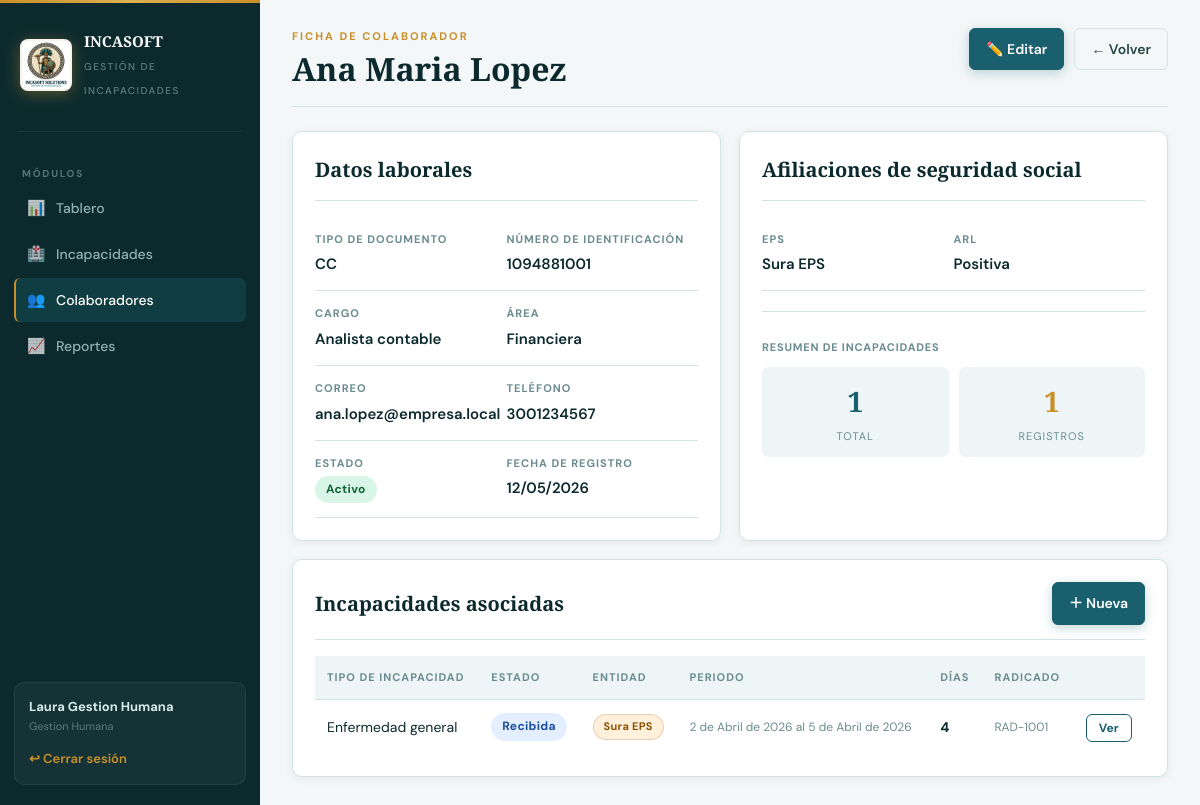
Page /colaboradores/1/ (signed in) on the committed database.
### gestion/models.py (models this page shows, shortened)
class Colaborador(models.Model):
    DOCUMENTO_CHOICES = [
        ("CC", "Cedula de ciudadania"),
        ("CE", "Cedula de extranjeria"),
        ("TI", "Tarjeta de identidad"),
        ("PA", "Pasaporte"),
    ]
    tipo_documento = models.CharField(max_length=3, choices=DOCUMENTO_CHOICES, default="CC")
    numero_identificacion = models.CharField(max_length=30, unique=True)
    nombres = models.CharField(max_length=90)
    apellidos = models.CharField(max_length=90)
    correo = models.EmailField(blank=True)
    telefono = models.CharField(max_length=25, blank=True)
    cargo = models.CharField(max_length=90)
    area = models.CharField(max_length=90)
    eps = models.CharField("EPS", max_length=120)
    arl = models.CharField("ARL", max_length=120, blank=True)
    activo = models.BooleanField(default=True)
    fecha_creacion = models.DateTimeField(auto_now_add=True)
    fecha_actualizacion = models.DateTimeField(auto_now=True)
    class Meta:
        ordering = ["apellidos", "nombres"]
    @property
    def nombre_completo(self):
        return f"{self.nombres} {self.apellidos}".strip()

class Incapacidad(models.Model):
    ESTADO_RECIBIDA = "RECIBIDA"
    ESTADO_TRANSCRITA = "TRANSCRITA"
    ESTADO_COBRADA = "COBRADA"
    ESTADO_PAGADA = "PAGADA"
    ESTADO_RECHAZADA = "RECHAZADA"
    ESTADO_CHOICES = [
        (ESTADO_RECIBIDA, "Recibida"),
        (ESTADO_TRANSCRITA, "Transcrita"),
        (ESTADO_COBRADA, "Cobrada"),
        (ESTADO_PAGADA, "Pagada"),
        (ESTADO_RECHAZADA, "Rechazada"),
    ]
    TRANSICIONES_VALIDAS = {
        ESTADO_RECIBIDA: [ESTADO_TRANSCRITA, ESTADO_RECHAZADA],
        ESTADO_TRANSCRITA: [ESTADO_COBRADA, ESTADO_RECHAZADA],
        ESTADO_COBRADA: [ESTADO_PAGADA, ESTADO_RECHAZADA],
        ESTADO_PAGADA: [],
        ESTADO_RECHAZADA: [],
    }
    colaborador = models.ForeignKey(Colaborador, on_delete=models.PROTECT, related_name="incapacidades")
    tipo = models.ForeignKey(TipoIncapacidad, on_delete=models.PROTECT, related_name="incapacidades")
    entidad_responsable = models.CharField(max_length=120)
    numero_radicado = models.CharField(max_length=60, blank=True)
    fecha_inicio = models.DateField()
    fecha_fin = models.DateField()
    dias = models.PositiveIntegerField(editable=False, default=1)
    estado = models.CharField(max_length=20, choices=ESTADO_CHOICES, default=ESTADO_RECIBIDA)
    soporte_medico = models.FileField(
        upload_to="soportes/%Y/%m/",
        validators=[
            FileExtensionValidator(
                ["pdf", "png", "jpg", "jpeg", "doc", "docx", "xls", "xlsx"]
            )
        ],
        blank=True,
    )
    observaciones = models.TextField(blank=True)
    creado_por = models.ForeignKey(
        settings.AUTH_USER_MODEL,
        on_delete=models.SET_NULL,
        null=True,
        blank=True,
        related_name="incapacidades_creadas",
    )
    actualizado_por = models.ForeignKey(
        settings.AUTH_USER_MODEL,
        on_delete=models.SET_NULL,
        null=True,
        blank=True,
        related_name="incapacidades_actualizadas",
    )
    fecha_creacion = models.DateTimeField(auto_now_add=True)
    fecha_actualizacion = models.DateTimeField(auto_now=True)
    class Meta:
        ordering = ["-fecha_creacion"]
        indexes = [
            models.Index(fields=["estado"]),
            models.Index(fields=["fecha_inicio", "fecha_fin"]),
        ]
    def get_absolute_url(self):
        return reverse("gestion:incapacidad_detalle", args=[self.pk])

class TipoIncapacidad(models.Model):
    ENTIDAD_CHOICES = [
        ("EPS", "EPS"),
        ("ARL", "ARL"),
        ("EMPRESA", "Empresa"),
    ]
    nombre = models.CharField(max_length=120, unique=True)
    codigo = models.CharField(max_length=20, unique=True)
    entidad_responsable = models.CharField(max_length=20, choices=ENTIDAD_CHOICES)
    dias_maximos = models.PositiveIntegerField(default=180)
    requiere_soporte = models.BooleanField(default=True)
    activo = models.BooleanField(default=True)
    class Meta:
        ordering = ["nombre"]
        verbose_name = "tipo de incapacidad"
        verbose_name_plural = "tipos de incapacidad"

### gestion/views.py (the view)
# urls.py: path("colaboradores/<int:pk>/", views.colaborador_detalle, name="colaborador_detalle"),
@login_required
def colaborador_detalle(request, pk):
    colaborador = get_object_or_404(Colaborador, pk=pk)
    incapacidades = colaborador.incapacidades.select_related("tipo").all()
    return render(
        request,
        "gestion/colaborador_detalle.html",
        {
            "colaborador": colaborador,
            "incapacidades": incapacidades,
            "puede_editar": puede_editar_operacion(request.user),
        },
    )

### gestion/context_processors.py (called while the page is built)
def permisos_ui(request):
    return {
        "puede_gestionar_usuarios": puede_gestionar_usuarios(request.user)
        if request.user.is_authenticated
        else False,
    }

### gestion/permissions.py (called while the page is built)
def tiene_rol(user, *roles):
    if not user or not getattr(user, "is_authenticated", False):
        return False
    if user.is_superuser:
        return True
    return user.groups.filter(name__in=roles).exists()

def puede_gestionar_usuarios(user):
    return user.is_authenticated and tiene_rol(user, "Administrador")

def puede_editar_operacion(user):
    if not user.is_authenticated:
        return False
    return tiene_rol(user, "Administrador", "Gestion Humana", "Financiera", "Coordinacion")

### gestion/templates/gestion/colaborador_detalle.html (shortened to what this page needs)
{% extends "gestion/base.html" %}
{% block content %}
<header class="page-header">
    <div>
        <p class="eyebrow">Ficha de colaborador</p>
        <h1>{{ colaborador.nombre_completo }}</h1>
    </div>
    <div class="actions">
        {% if puede_editar %}
            <a class="button primary" href="{% url 'gestion:colaborador_editar' colaborador.pk %}">✏️ Editar</a>
        {% endif %}
        <a class="button ghost" href="{% url 'gestion:colaborador_lista' %}">← Volver</a>
    </div>
</header>
<section class="detail-grid">
    <article class="panel">
        <div class="panel-head"><h2>Datos laborales</h2></div>
        <dl class="data-list">
            <div><dt>Tipo de documento</dt><dd>{{ colaborador.tipo_documento }}</dd></div>
            <div><dt>Número de identificación</dt><dd>{{ colaborador.numero_identificacion }}</dd></div>
            <div><dt>Cargo</dt><dd>{{ colaborador.cargo }}</dd></div>
            <div><dt>Área</dt><dd>{{ colaborador.area }}</dd></div>
            <div><dt>Correo</dt><dd>{{ colaborador.correo|default:"Sin correo" }}</dd></div>
            <div><dt>Teléfono</dt><dd>{{ colaborador.telefono|default:"Sin teléfono" }}</dd></div>
            <div><dt>Estado</dt>
                <dd>{% if colaborador.activo %}<span class="status ok">Activo</span>{% else %}<span class="status muted-status">Inactivo</span>{% endif %}</dd>
            </div>
            <div><dt>Fecha de registro</dt><dd>{{ colaborador.fecha_creacion|date:"d/m/Y" }}</dd></div>
        </dl>
    </article>
    <article class="panel">
        <div class="panel-head"><h2>Afiliaciones de seguridad social</h2></div>
        <dl class="data-list">
            <div><dt>EPS</dt><dd>{{ colaborador.eps }}</dd></div>
            <div><dt>ARL</dt><dd>{{ colaborador.arl|default:"No registrada" }}</dd></div>
        </dl>
        <div style="margin-top:20px;padding-top:16px;border-top:1px solid var(--line);">
            <p class="filter-label" style="margin-bottom:10px;">Resumen de incapacidades</p>
            <div style="display:grid;grid-template-columns:1fr 1fr;gap:10px;">
                <div style="background:var(--surface-2);border-radius:var(--radius-sm);padding:12px;text-align:center;">
                    <strong style="font-family:var(--font-display);font-size:28px;color:var(--teal);">{{ incapacidades.count }}</strong>
                    <span style="display:block;font-size:11px;text-transform:uppercase;letter-spacing:1px;color:var(--muted);margin-top:4px;">Total</span>
                </div>
                <div style="background:var(--surface-2);border-radius:var(--radius-sm);padding:12px;text-align:center;">
                    <strong style="font-family:var(--font-display);font-size:28px;color:var(--gold);">{{ incapacidades|length }}</strong>
                    <span style="display:block;font-size:11px;text-transform:uppercase;letter-spacing:1px;color:var(--muted);margin-top:4px;">Registros</span>
                </div>
            </div>
        </div>
    </article>
</section>
<section class="panel">
    <div class="panel-head">
        <h2>Incapacidades asociadas</h2>
        {% if puede_editar %}
            <a class="button primary" href="{% url 'gestion:incapacidad_crear' %}">＋ Nueva</a>
        {% endif %}
    </div>
    <table>
        <thead>
            <tr>
                <th>Tipo de incapacidad</th>
                <th>Estado</th>
                <th>Entidad</th>
                <th>Periodo</th>
                <th>Días</th>
                <th>Radicado</th>
                <th></th>
            </tr>
        </thead>
        <tbody>
        {% for item in incapacidades %}
            <tr>
                <td>{{ item.tipo.nombre }}</td>
                <td><span class="status state-{{ item.estado|lower }}">{{ item.get_estado_display }}</span></td>
                <td>
                    {% if item.entidad_responsable == "EPS" %}
                        <span class="badge badge-eps">EPS</span>
                    {% elif item.entidad_responsable == "ARL" %}
                        <span class="badge badge-arl">ARL</span>
                    {% else %}
                        <span class="badge badge-emp">{{ item.entidad_responsable }}</span>
                    {% endif %}
                </td>
                <td><small>{{ item.fecha_inicio }} al {{ item.fecha_fin }}</small></td>
                <td><strong>{{ item.dias }}</strong></td>
                <td><small>{{ item.numero_radicado|default:"—" }}</small></td>
                <td><a class="table-action" href="{{ item.get_absolute_url }}">Ver</a></td>
            </tr>
        {% empty %}
            <tr><td colspan="7" class="empty" style="text-align:center;padding:24px;">Este colaborador no tiene incapacidades registradas.</td></tr>
        {% endfor %}
        </tbody>
    </table>
</section>
{% endblock %}

### gestion/templates/gestion/base.html (shortened to what this page needs)
{% load static %}
<!doctype html>
<html lang="es">
<head>
    <link rel="stylesheet" href="{% static 'gestion/css/styles.css' %}">
</head>
<body>
    <aside class="sidebar">
        <div class="sidebar-inner">
            <a class="brand" href="{% url 'gestion:dashboard' %}">
                <img class="brand-logo-img"
                     src="{% static 'gestion/img/logo.png' %}"
                     alt="INCASOFT Solutions logo">
                <span class="brand-text">
                    <strong>INCASOFT</strong>
                    <small>Gestión de Incapacidades</small>
                </span>
            </a>
            <div class="sidebar-sep"></div>
            <div>
                <p class="nav-label">Módulos</p>
                <nav class="nav">
                    <a href="{% url 'gestion:dashboard' %}" {% if request.resolver_match.url_name == 'dashboard' %}class="active"{% endif %}>
                        <span class="nav-icon">📊</span> Tablero
                    </a>
                    <a href="{% url 'gestion:incapacidad_lista' %}" {% if 'incapacidad' in request.resolver_match.url_name %}class="active"{% endif %}>
                        <span class="nav-icon">🏥</span> Incapacidades
                    </a>
                    <a href="{% url 'gestion:colaborador_lista' %}" {% if 'colaborador' in request.resolver_match.url_name %}class="active"{% endif %}>
                        <span class="nav-icon">👥</span> Colaboradores
                    </a>
                    <a href="{% url 'gestion:reportes' %}" {% if request.resolver_match.url_name == 'reportes' %}class="active"{% endif %}>
                        <span class="nav-icon">📈</span> Reportes
                    </a>
                </nav>
            </div>
            <div class="session">
                <span class="session-name">{{ request.user.get_full_name|default:request.user.username }}</span>
                <span class="session-role">
                    {% with g=user.groups.all|first %}
                        {% if g %}{{ g.name }}{% elif user.is_superuser %}Superusuario{% else %}Usuario{% endif %}
                    {% endwith %}
                </span>
                <form method="post" action="{% url 'logout' %}">
                    <button class="link-button" type="submit">↩ Cerrar sesión</button>
                </form>
            </div>
        </div>
    </aside>
    <main class="main">
        {% block content %}{% endblock %}
    </main>
</body>
</html>

### rows in the picture
Colaborador: nombre_completo "Ana Maria Lopez", tipo_documento "CC", numero_identificacion "1094881001", cargo "Analista contable", area "Financiera", correo "ana.lopez@empresa.local", telefono "3001234567", fecha_creacion "12/05/2026", eps "Sura EPS", arl "Positiva"
Incapacidad: tipo.nombre "Enfermedad general", estado "Recibida", entidad_responsable "Sura EPS", fecha_inicio "2 de Abril de 2026", fecha_fin "5 de Abril de 2026", dias "4", numero_radicado "RAD-1001"

### other values in the picture
{{ request.user.get_full_name|default:request.user.username }} "Laura Gestion Humana"
{{ g.name }} "Gestion Humana"
{{ incapacidades.count }} "1"
{{ incapacidades|length }} "1"
